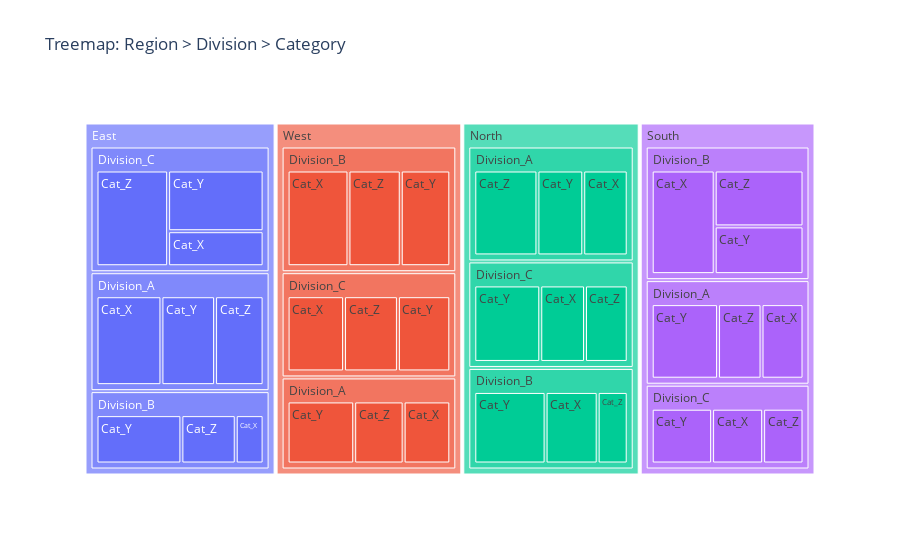

Notebook cell for this chart:
### Code cell
import pandas as pd
import plotly.express as px

hier = pd.read_csv("hierarchy_agg.csv")
fig = px.treemap(hier, path=["Region","Division","Category"], values="Total_Value",
                 title="Treemap: Region > Division > Category")
fig.show()

### Figure 1 — Plotly figure (JSON) as saved in the notebook; plotly's stock layout.template omitted (floating-point values rounded to 4 significant figures)
{"data": [{"branchvalues": "total", "domain": {"x": [0, 1], "y": [0, 1]}, "hovertemplate": "labels=%{label}<br>Total_Value=%{value}<br>parent=%{parent}<br>id=%{id}<extra></extra>", "ids": ["East/Division_C/Cat_Z", "South/Division_B/Cat_X", "East/Division_A/Cat_X", "West/Division_B/Cat_X", "East/Division_C/Cat_Y", "North/Division_A/Cat_Z", "North/Division_B/Cat_Y", "North/Division_C/Cat_Y", "South/Division_A/Cat_Y", "East/Division_B/Cat_Y", "West/Division_B/Cat_Z", "South/Division_B/Cat_Z", "East/Division_A/Cat_Y", "West/Division_B/Cat_Y", "West/Division_A/Cat_Y", "West/Division_C/Cat_X", "East/Division_A/Cat_Z", "West/Division_C/Cat_Z", "South/Division_B/Cat_Y", "West/Division_C/Cat_Y", "North/Division_B/Cat_X", "North/Division_A/Cat_Y", "South/Division_C/Cat_Y", "North/Division_A/Cat_X", "North/Division_C/Cat_X", "South/Division_A/Cat_Z", "North/Division_C/Cat_Z", "West/Division_A/Cat_Z", "South/Division_A/Cat_X", "East/Division_C/Cat_X", "South/Division_C/Cat_X", "West/Division_A/Cat_X", "East/Division_B/Cat_Z", "South/Division_C/Cat_Z", "North/Division_B/Cat_Z", "East/Division_B/Cat_X", "East/Division_C", "South/Division_B", "East/Division_A", "West/Division_B", "North/Division_A", "North/Division_B", "North/Division_C", "South/Division_A", "East/Division_B", "West/Division_A", "West/Division_C", "South/Division_C", "East", "South", "West", "North"], "labels": ["Cat_Z", "Cat_X", "Cat_X", "Cat_X", "Cat_Y", "Cat_Z", "Cat_Y", "Cat_Y", "Cat_Y", "Cat_Y", "Cat_Z", "Cat_Z", "Cat_Y", "Cat_Y", "Cat_Y", "Cat_X", "Cat_Z", "Cat_Z", "Cat_Y", "Cat_Y", "Cat_X", "Cat_Y", "Cat_Y", "Cat_X", "Cat_X", "Cat_Z", "Cat_Z", "Cat_Z", "Cat_X", "Cat_X", "Cat_X", "Cat_X", "Cat_Z", "Cat_Z", "Cat_Z", "Cat_X", "Division_C", "Division_B", "Division_A", "Division_B", "Division_A", "Division_B", "Division_C", "Division_A", "Division_B", "Division_A", "Division_C", "Division_C", "East", "South", "West", "North"], "name": "", "parents": ["East/Division_C", "South/Division_B", "East/Division_A", "West/Division_B", "East/Division_C", "North/Division_A", "North/Division_B", "North/Division_C", "South/Division_A", "East/Division_B", "West/Division_B", "South/Division_B", "East/Division_A", "West/Division_B", "West/Division_A", "West/Division_C", "East/Division_A", "West/Division_C", "South/Division_B", "West/Division_C", "North/Division_B", "North/Division_A", "South/Division_C", "North/Division_A", "North/Division_C", "South/Division_A", "North/Division_C", "West/Division_A", "South/Division_A", "East/Division_C", "South/Division_C", "West/Division_A", "East/Division_B", "South/Division_C", "North/Division_B", "East/Division_B", "East", "South", "East", "West", "North", "North", "North", "South", "East", "West", "West", "South", "", "", "", ""], "type": "treemap", "values": [10890.0, 10310.0, 9338.0, 9283.0, 9208.0, 8873.0, 8853.0, 8591.0, 8498.0, 8044.0, 7978.0, 7838.0, 7714.0, 7558.0, 7443.0, 7208.0, 6980.0, 6884.0, 6695.0, 6688.0, 6472.0, 6441.0, 6270.0, 6250.0, 5829.0, 5571.0, 5564.0, 5524.0, 5378.0, 5311.0, 5301.0, 5215.0, 5152.0, 4193.0, 3729.0, 2640.0, 25410.0, 24840.0, 24030.0, 24820.0, 21560.0, 19050.0, 19980.0, 19450.0, 15840.0, 18180.0, 20780.0, 15760.0, 65280.0, 60050.0, 63780.0, 60600.0]}], "layout": {"legend": {"tracegroupgap": 0}, "title": {"text": "Treemap: Region > Division > Category"}}}
